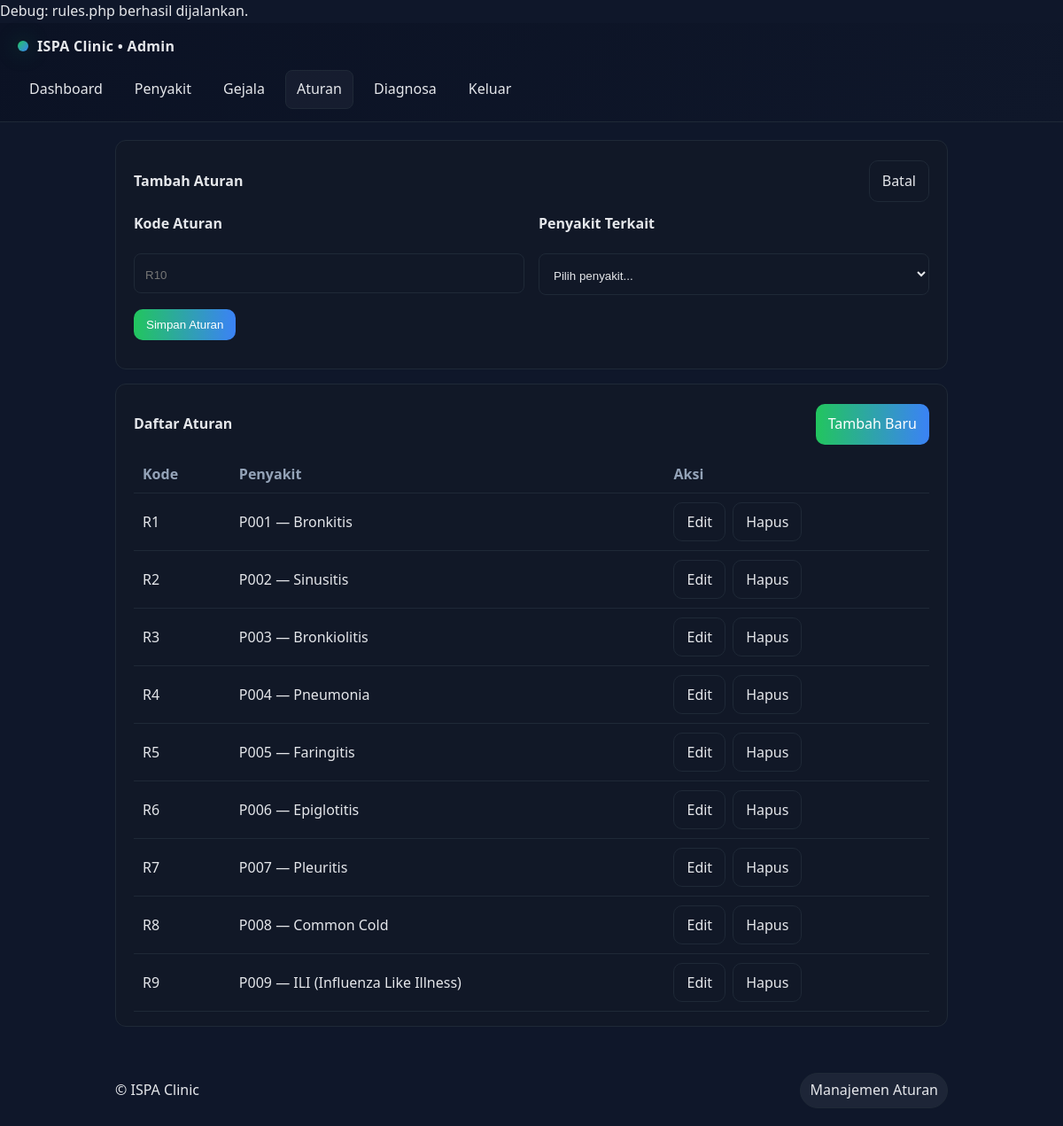
Page /admin/rules.php (signed in) on the committed database.
### tables this page shows
CREATE TABLE IF NOT EXISTS rules (
  code VARCHAR(10) PRIMARY KEY,
  disease_code VARCHAR(10) NOT NULL,
  FOREIGN KEY (disease_code) REFERENCES diseases(code)
);

CREATE TABLE IF NOT EXISTS diseases (
  code VARCHAR(10) PRIMARY KEY,
  name VARCHAR(100) NOT NULL
);

### config.php (called while the page is built, shortened)
<?php
function db() {
  static $pdo = null;
  if ($pdo) return $pdo;
  $dsn = 'mysql:host=' . DB_HOST . ';dbname=' . DB_NAME . ';charset=utf8mb4';
  try {
    $pdo = new PDO($dsn, DB_USER, DB_PASS, [
      PDO::ATTR_ERRMODE => PDO::ERRMODE_EXCEPTION,
      PDO::ATTR_DEFAULT_FETCH_MODE => PDO::FETCH_ASSOC,
    ]);
  } catch (Exception $e) {
    http_response_code(500);
    echo '<h2>Gagal konek database</h2><p>' . htmlspecialchars($e->getMessage()) . '</p>';
    exit;
  }
  return $pdo;
}
function getAll($sql, $params = []) {
  $stmt = db()->prepare($sql);
  $stmt->execute($params);
  return $stmt->fetchAll();
}
?>

### admin/rules.php (the view, shortened to what this page needs)
<?php
require_once __DIR__ . '/../config.php';
$editRow = null;
$rules = getAll('SELECT r.code, d.code AS disease_code, d.name AS disease_name FROM rules r LEFT JOIN diseases d ON d.code = r.disease_code ORDER BY r.code');
?>
<!DOCTYPE html>
<html lang="id">
<head>
  <link rel="stylesheet" href="../style.css" />
</head>
<body>
  <header class="app-header">
    <div class="brand">
      <div class="logo-dot"></div>
      <div class="brand-name">ISPA Clinic • Admin</div>
    </div>
    <nav class="app-nav">
      <a href="dashboard.php">Dashboard</a>
      <a href="diseases.php">Penyakit</a>
      <a href="symptoms.php">Gejala</a>
      <a class="active" href="rules.php">Aturan</a>
      <a href="../index.php">Diagnosa</a>
      <a href="logout.php">Keluar</a>
    </nav>
  </header>
  <main class="container">
    <div class="card" style="margin-bottom:16px">
      <div class="section-header">
        <div class="title"><?php echo $editRow ? 'Edit Aturan' : 'Tambah Aturan'; ?></div>
        <a class="btn" href="rules.php">Batal</a>
      </div>
      <form method="post" class="form-grid">
        <div>
          <label>Kode Aturan</label>
          <input class="input" name="code" value="<?php echo htmlspecialchars($editRow['code'] ?? '') ?>" placeholder="R10" required />
        </div>
        <div>
          <label>Penyakit Terkait</label>
          <select class="select" name="disease_code" required>
            <option value="">Pilih penyakit...</option>
          </select>
        </div>
        <div>
          <button class="btn btn-primary" type="submit">Simpan Aturan</button>
        </div>
      </form>
    </div>
    <div class="card">
      <div class="section-header">
        <div class="title">Daftar Aturan</div>
        <a class="btn btn-primary" href="rules.php">Tambah Baru</a>
      </div>
      <div style="overflow:auto">
        <table class="table">
          <thead>
            <tr>
              <th>Kode</th>
              <th>Penyakit</th>
              <th>Aksi</th>
            </tr>
          </thead>
          <tbody>
            <?php foreach ($rules as $r): ?>
              <tr>
                <td><?php echo htmlspecialchars($r['code']); ?></td>
                <td><?php echo htmlspecialchars(($r['disease_code'] ?: '-') . ' — ' . ($r['disease_name'] ?: '-')); ?></td>
                <td class="table-actions">
                  <a class="btn" href="?edit=<?php echo urlencode($r['code']); ?>">Edit</a>
                  <a class="btn" href="?del=<?php echo urlencode($r['code']); ?>" onclick="return confirm('Hapus aturan ini? Mapping gejala juga akan dihapus.')">Hapus</a>
                </td>
              </tr>
            <?php endforeach; ?>
          </tbody>
        </table>
      </div>
    </div>
  </main>
  <footer class="container footer">
    <div>© ISPA Clinic</div>
    <div class="badge">Manajemen Aturan</div>
  </footer>
</body>
</html>

### style.css (style rules this page uses)
:root { --bg: #0f172a; --surface: #111827; --text: #e5e7eb; --muted: #94a3b8; --primary: #22c55e; --primary2: #3b82f6; --border: #1f2937; --secondary: #ef4444; --secondary2: #f43f5e; }
* { box-sizing: border-box; }
body { margin: 0; background: var(--bg); color: var(--text); font: 500 16px/1.6 system-ui, Segoe UI, Roboto; }
.container { max-width: 980px; margin: 0 auto; padding: 20px; }
.card { background: var(--surface); border: 1px solid var(--border); border-radius: 12px; padding: 16px 20px; }
.btn { border: 1px solid var(--border); background: var(--surface); color: var(--text); padding: 10px 14px; border-radius: 10px; cursor: pointer; text-decoration: none; display: inline-block; transition: transform .18s ease, box-shadow .18s ease, background-color .18s ease, filter .18s ease; }
.btn-primary { background-image: linear-gradient(90deg, var(--primary), var(--primary2)); color: #fff; border: none; }
.title { font-weight: 800; }
.footer { margin-top: 12px; display: flex; justify-content: space-between; align-items: center; }
.badge { display: inline-block; padding: 6px 10px; border-radius: 999px; border: 1px solid var(--border); background: rgba(255, 255, 255, 0.06); }
.app-header { position: sticky; top: 0; z-index: 20; background: linear-gradient(135deg, #0b1224, #0f172a); border-bottom: 1px solid var(--border); }
.app-header .brand { display: flex; align-items: center; gap: 10px; padding: 14px 20px; }
.brand .logo-dot { width: 12px; height: 12px; border-radius: 50%; background: linear-gradient(135deg, var(--primary), var(--primary2)); box-shadow: 0 0 24px rgba(34, 197, 94, 0.35); }
.brand .brand-name { font-weight: 800; letter-spacing: 0.3px; }
.app-nav { display: flex; gap: 10px; padding: 0 20px 14px 20px; }
.app-nav a { text-decoration: none; color: var(--text); padding: 8px 12px; border-radius: 8px; border: 1px solid transparent; }
.app-nav a.active, .app-nav a:hover { border-color: var(--border); background: rgba(255, 255, 255, 0.04); }
.section-header { display: flex; align-items: center; justify-content: space-between; margin: 6px 0 12px 0; }
.table { width: 100%; border-collapse: collapse; }
.table th, .table td { border-bottom: 1px solid var(--border); padding: 10px; text-align: left; }
.table th { color: var(--muted); font-weight: 600; }
.table-actions { display: flex; gap: 8px; }
.input, .select { width: 100%; padding: 12px 12px; padding-top: 16px; border-radius: 8px; border: 1px solid var(--border); background: var(--surface); color: var(--text); }
.form-grid { display: grid; grid-template-columns: 1fr; gap: 16px; }
@media (min-width: 768px) { .form-grid { grid-template-columns: repeat(2, 1fr); } }
.form-grid label { display: block; margin-bottom: 20px; font-weight: 600; }

### rows in the picture
rules: code "R1", disease_code.name "P001 — Bronkitis"
rules: code "R2", disease_code.name "P002 — Sinusitis"
rules: code "R3", disease_code.name "P003 — Bronkiolitis"
rules: code "R4", disease_code.name "P004 — Pneumonia"
rules: code "R5", disease_code.name "P005 — Faringitis"
rules: code "R6", disease_code.name "P006 — Epiglotitis"
rules: code "R7", disease_code.name "P007 — Pleuritis"
rules: code "R8", disease_code.name "P008 — Common Cold"
rules: code "R9", disease_code.name "P009 — ILI (Influenza Like Illness)"
